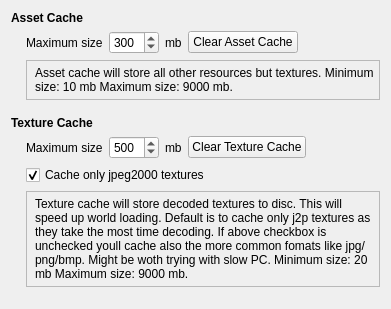
<?xml version="1.0" encoding="UTF-8"?>
<ui version="4.0">
 <class>CacheSettingsWidget</class>
 <widget class="QWidget" name="CacheSettingsWidget">
  <property name="geometry">
   <rect>
    <x>0</x>
    <y>0</y>
    <width>391</width>
    <height>309</height>
   </rect>
  </property>
  <property name="windowTitle">
   <string>CacheSettingsWidget</string>
  </property>
  <property name="autoFillBackground">
   <bool>true</bool>
  </property>
  <layout class="QVBoxLayout" name="verticalLayout_2">
   <item>
    <layout class="QVBoxLayout" name="verticalLayout">
     <item>
      <widget class="QLabel" name="label">
       <property name="font">
        <font>
         <weight>75</weight>
         <bold>true</bold>
        </font>
       </property>
       <property name="text">
        <string>Asset Cache</string>
       </property>
      </widget>
     </item>
     <item>
      <layout class="QHBoxLayout" name="horizontalLayout">
       <property name="leftMargin">
        <number>15</number>
       </property>
       <item>
        <widget class="QLabel" name="label_3">
         <property name="sizePolicy">
          <sizepolicy hsizetype="Fixed" vsizetype="Preferred">
           <horstretch>0</horstretch>
           <verstretch>0</verstretch>
          </sizepolicy>
         </property>
         <property name="text">
          <string>Maximum size</string>
         </property>
        </widget>
       </item>
       <item>
        <widget class="QSpinBox" name="spinBox_assets">
         <property name="minimumSize">
          <size>
           <width>50</width>
           <height>0</height>
          </size>
         </property>
         <property name="maximumSize">
          <size>
           <width>50</width>
           <height>16777215</height>
          </size>
         </property>
         <property name="minimum">
          <number>10</number>
         </property>
         <property name="maximum">
          <number>9000</number>
         </property>
         <property name="value">
          <number>300</number>
         </property>
        </widget>
       </item>
       <item>
        <widget class="QLabel" name="label_2">
         <property name="sizePolicy">
          <sizepolicy hsizetype="Fixed" vsizetype="Preferred">
           <horstretch>0</horstretch>
           <verstretch>0</verstretch>
          </sizepolicy>
         </property>
         <property name="text">
          <string>mb</string>
         </property>
        </widget>
       </item>
       <item>
        <widget class="QPushButton" name="pushButton_clear_assets">
         <property name="minimumSize">
          <size>
           <width>110</width>
           <height>0</height>
          </size>
         </property>
         <property name="text">
          <string>Clear Asset Cache</string>
         </property>
        </widget>
       </item>
       <item>
        <spacer name="horizontalSpacer">
         <property name="orientation">
          <enum>Qt::Horizontal</enum>
         </property>
         <property name="sizeHint" stdset="0">
          <size>
           <width>40</width>
           <height>20</height>
          </size>
         </property>
        </spacer>
       </item>
      </layout>
     </item>
     <item>
      <widget class="QLabel" name="label_8">
       <property name="styleSheet">
        <string notr="true">margin-left: 15px; padding: 5px;</string>
       </property>
       <property name="frameShape">
        <enum>QFrame::StyledPanel</enum>
       </property>
       <property name="text">
        <string>Asset cache will store all other resources but textures. Minimum size: 10 mb Maximum size: 9000 mb.</string>
       </property>
       <property name="wordWrap">
        <bool>true</bool>
       </property>
      </widget>
     </item>
     <item>
      <spacer name="verticalSpacer_2">
       <property name="orientation">
        <enum>Qt::Vertical</enum>
       </property>
       <property name="sizeType">
        <enum>QSizePolicy::Fixed</enum>
       </property>
       <property name="sizeHint" stdset="0">
        <size>
         <width>20</width>
         <height>10</height>
        </size>
       </property>
      </spacer>
     </item>
     <item>
      <widget class="QLabel" name="label_4">
       <property name="font">
        <font>
         <weight>75</weight>
         <bold>true</bold>
        </font>
       </property>
       <property name="text">
        <string>Texture Cache</string>
       </property>
      </widget>
     </item>
     <item>
      <layout class="QHBoxLayout" name="horizontalLayout_3">
       <property name="leftMargin">
        <number>15</number>
       </property>
       <item>
        <widget class="QLabel" name="label_5">
         <property name="sizePolicy">
          <sizepolicy hsizetype="Fixed" vsizetype="Preferred">
           <horstretch>0</horstretch>
           <verstretch>0</verstretch>
          </sizepolicy>
         </property>
         <property name="text">
          <string>Maximum size</string>
         </property>
        </widget>
       </item>
       <item>
        <widget class="QSpinBox" name="spinBox_textures">
         <property name="minimumSize">
          <size>
           <width>50</width>
           <height>0</height>
          </size>
         </property>
         <property name="maximumSize">
          <size>
           <width>50</width>
           <height>16777215</height>
          </size>
         </property>
         <property name="minimum">
          <number>20</number>
         </property>
         <property name="maximum">
          <number>9000</number>
         </property>
         <property name="value">
          <number>500</number>
         </property>
        </widget>
       </item>
       <item>
        <widget class="QLabel" name="label_6">
         <property name="sizePolicy">
          <sizepolicy hsizetype="Fixed" vsizetype="Preferred">
           <horstretch>0</horstretch>
           <verstretch>0</verstretch>
          </sizepolicy>
         </property>
         <property name="text">
          <string>mb</string>
         </property>
        </widget>
       </item>
       <item>
        <widget class="QPushButton" name="pushButton_clear_textures">
         <property name="minimumSize">
          <size>
           <width>110</width>
           <height>0</height>
          </size>
         </property>
         <property name="text">
          <string>Clear Texture Cache</string>
         </property>
        </widget>
       </item>
       <item>
        <spacer name="horizontalSpacer_2">
         <property name="orientation">
          <enum>Qt::Horizontal</enum>
         </property>
         <property name="sizeHint" stdset="0">
          <size>
           <width>40</width>
           <height>20</height>
          </size>
         </property>
        </spacer>
       </item>
      </layout>
     </item>
     <item>
      <layout class="QVBoxLayout" name="verticalLayout_3">
       <property name="leftMargin">
        <number>15</number>
       </property>
       <item>
        <widget class="QCheckBox" name="checkBox_decode_only_jpeg2000">
         <property name="text">
          <string>Cache only jpeg2000 textures</string>
         </property>
         <property name="checked">
          <bool>true</bool>
         </property>
        </widget>
       </item>
       <item>
        <widget class="QLabel" name="label_7">
         <property name="styleSheet">
          <string notr="true">padding: 5px;</string>
         </property>
         <property name="frameShape">
          <enum>QFrame::StyledPanel</enum>
         </property>
         <property name="text">
          <string>Texture cache will store decoded textures to disc. This will speed up world loading. Default is to cache only j2p textures as they take the most time decoding. If above checkbox is unchecked youll cache also the more common fomats like jpg/png/bmp. Might be woth trying with slow PC. Minimum size: 20 mb Maximum size: 9000 mb.</string>
         </property>
         <property name="wordWrap">
          <bool>true</bool>
         </property>
        </widget>
       </item>
      </layout>
     </item>
    </layout>
   </item>
   <item>
    <spacer name="verticalSpacer">
     <property name="orientation">
      <enum>Qt::Vertical</enum>
     </property>
     <property name="sizeHint" stdset="0">
      <size>
       <width>20</width>
       <height>40</height>
      </size>
     </property>
    </spacer>
   </item>
  </layout>
 </widget>
 <resources/>
 <connections/>
</ui>
